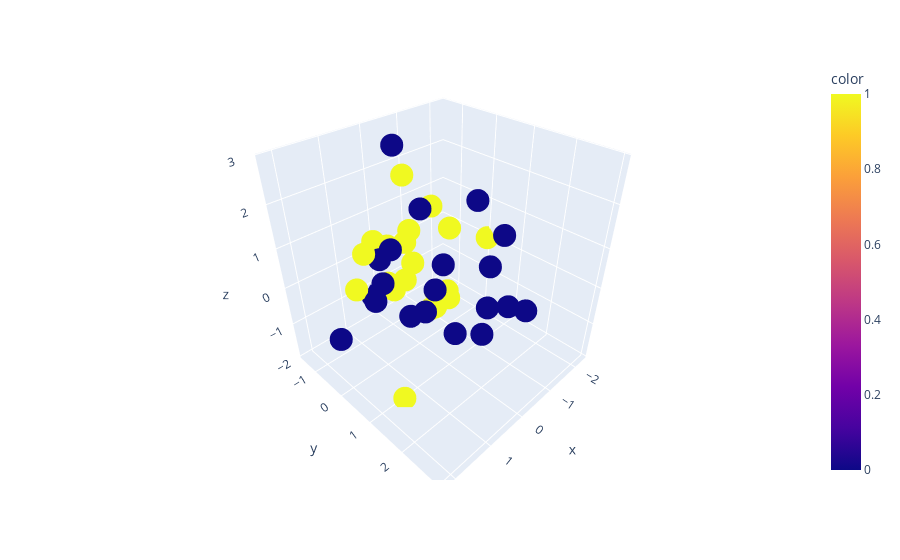

Here is the notebook cell this chart was saved with:
### Code cell
import plotly.express as px  

px.scatter_3d(x=df["feature1"],y=df["feature2"],z=df["feature3"],color=df['target'])

### Figure 1 — Plotly figure (JSON) as saved in the notebook; plotly's stock layout.template omitted (floating-point values rounded to 4 significant figures)
{"data": [{"hovertemplate": "x=%{x}<br>y=%{y}<br>z=%{z}<br>color=%{marker.color}<extra></extra>", "legendgroup": "", "marker": {"color": [1, 1, 1, 1, 1, 1, 1, 1, 1, 1, 1, 1, 1, 1, 1, 1, 1, 1, 1, 1, 0, 0, 0, 0, 0, 0, 0, 0, 0, 0, 0, 0, 0, 0, 0, 0, 0, 0, 0, 0], "coloraxis": "coloraxis", "symbol": "circle"}, "mode": "markers", "name": "", "scene": "scene", "showlegend": false, "type": "scatter3d", "x": [-1.039, -0.4241, 1.479, 0.7424, -1.079, -0.9185, -0.5869, -2.29, 0.07532, 0.09933, 1.521, 0.138, 0.09191, 0.07582, 0.4544, -0.8485, -0.4625, -0.3211, 0.7917, 2.185, 0.1365, 0.005367, 1.059, 1.378, 1.031, -0.1291, 1.583, 0.1008, 0.0452, -0.5843, 2.115, 0.4339, 0.8583, 1.206, 0.0804, 0.2074, -0.03108, 1.726, 1.325, 1.59], "y": [-0.5308, 0.5429, 1.117, -0.1218, -0.08291, 0.01056, -0.8324, 0.03765, -0.3514, -0.8999, -0.1498, -0.07406, -0.2811, 0.6321, -0.9322, -1.388, -0.08295, 0.1166, 0.1407, 1.202, 2.027, 2.508, 0.4471, 0.5565, 2.131, 2.811, 0.5599, 0.8964, 1.688, 1.848, -0.02076, 0.2069, 2.699, 2.983, -0.5329, -1.489, 0.1022, 2.111, 1.927, 0.7984], "z": [-1.289, -0.5731, -1.911, 0.1061, 0.7161, -0.9314, -0.3666, -0.01302, -0.2794, 0.399, 0.3295, 1.169, 0.7664, -0.4947, 0.661, 1.661, -1.278, 1.634, 0.09175, 2.132, -0.3601, 0.5558, 1.353, 0.7829, 0.3039, 0.5561, 0.4715, 0.7618, 2.473, 1.565, -0.5454, -0.8052, 1.136, 2.285, 2.865, -1.3, 1.674, 1.214, 1.35, 1.551]}], "layout": {"coloraxis": {"colorbar": {"title": {"text": "color"}}, "colorscale": [[0, "#0d0887"], [0.1111, "#46039f"], [0.2222, "#7201a8"], [0.3333, "#9c179e"], [0.4444, "#bd3786"], [0.5556, "#d8576b"], [0.6667, "#ed7953"], [0.7778, "#fb9f3a"], [0.8889, "#fdca26"], [1, "#f0f921"]]}, "legend": {"tracegroupgap": 0}, "margin": {"t": 60}, "scene": {"domain": {"x": [0, 1], "y": [0, 1]}, "xaxis": {"title": {"text": "x"}}, "yaxis": {"title": {"text": "y"}}, "zaxis": {"title": {"text": "z"}}}}}
